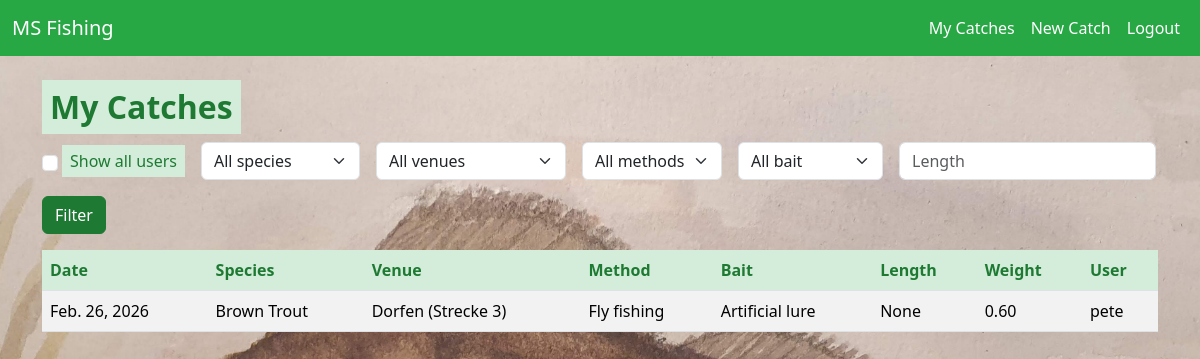
The app's page /catch/ (signed in), older data.
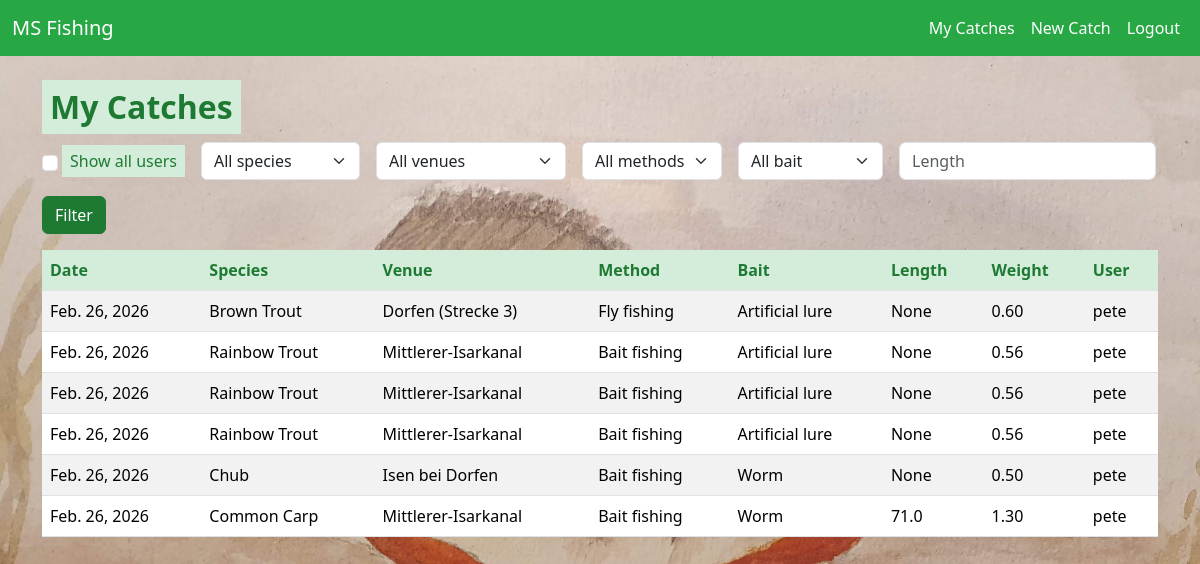
The same page, newer data.
### catch/models.py (models this page shows, shortened)
class Catch(models.Model):
    user = models.ForeignKey(settings.AUTH_USER_MODEL, on_delete=models.CASCADE)
    date = models.DateField()
    species = models.ForeignKey(Species, on_delete=models.PROTECT)
    venue = models.ForeignKey(Venue, on_delete=models.PROTECT)
    method = models.ForeignKey(Method, on_delete=models.PROTECT)
    bait = models.ForeignKey(Bait, on_delete=models.PROTECT)
    length = TolerantDecimalField(max_digits=4, decimal_places=1, blank=True, null=True)
    weight = models.DecimalField(max_digits=6, decimal_places=2, blank=True, null=True)
    class Meta:
        ordering = ['-date']

class Species(models.Model):
    name = models.CharField(max_length=50, unique=True)
    class Meta:
        ordering = ['name']

class Venue(models.Model):
    name = models.CharField(max_length=50, unique=True)
    class Meta:
        ordering = ['name']

class Method(models.Model):
    name = models.CharField(max_length=50, unique=True)
    class Meta:
        ordering = ['name']

class Bait(models.Model):
    name = models.CharField(max_length=50, unique=True)
    class Meta:
        ordering = ['name']

### catch/views.py (the view)
# urls.py: path('', CatchListView.as_view(), name='catch_list'),
class CatchListView(LoginRequiredMixin, ListView):
    model = Catch
    template_name = 'catch/catch_list.html'
    context_object_name = 'catches'
    paginate_by = 20
    def get_queryset(self):
        show_all = self.request.GET.get('all') == '1'
        if show_all:
            qs = Catch.objects.all()
        else:
            qs = Catch.objects.filter(user=self.request.user)
        species = self.request.GET.get('species')
        venue = self.request.GET.get('venue')
        method = self.request.GET.get('method')
        bait = self.request.GET.get('bait')
        length = self.request.GET.get('length')
        if species:
            qs = qs.filter(species_id=species)
        if venue:
            qs = qs.filter(venue_id=venue)
        if method:
            qs = qs.filter(method_id=method)
        if bait:
            qs = qs.filter(bait_id=bait)
        if length:
            try:
                qs = qs.filter(length=float(length))
            except (ValueError, TypeError):
                pass
        return qs
    def get_context_data(self, **kwargs):
        ctx = super().get_context_data(**kwargs)
        ctx['species_choices'] = Species.objects.all()
        ctx['venue_choices'] = Venue.objects.all()
        ctx['method_choices'] = Method.objects.all()
        ctx['bait_choices'] = Bait.objects.all()
        ctx['current_filters'] = {
            'species': self.request.GET.get('species', ''),
            'venue': self.request.GET.get('venue', ''),
            'method': self.request.GET.get('method', ''),
            'bait': self.request.GET.get('bait', ''),
            'length': self.request.GET.get('length', ''),
            'all': self.request.GET.get('all', ''),
        }
        ctx['show_all'] = self.request.GET.get('all') == '1'
        return ctx

### catch/context_processors.py (called while the page is built)
def random_background(request):
    if 'background' not in request.session:
        images_dir = os.path.join(settings.BASE_DIR, 'static', 'images', 'fishing')
        try:
            pics = [f for f in os.listdir(images_dir) if os.path.isfile(os.path.join(images_dir, f))]
        except FileNotFoundError:
            pics = []
        if pics:
            choice = random.choice(pics)
            request.session['background'] = f'images/fishing/{choice}'
    return {'random_bg': request.session.get('background', '')}

### catch/models.py (called while the page is built)
    def from_db_value(self, value, expression, connection):
        if value is None:
            return None
        try:
            return self.to_python(value)
        except (TypeError, InvalidOperation, ValueError):
            return None

### catch/templates/catch/catch_list.html (shortened to what this page needs)
{% extends 'base.html' %}
{% block content %}
<h2>{% if show_all %}All Catches{% else %}My Catches{% endif %}</h2>
<form method="get" class="row g-3 mb-3">
  <div class="col-auto d-flex align-items-center">
    <input type="checkbox" name="all" value="1" id="id_all" class="form-check-input" {% if current_filters.all == '1' %}checked{% endif %}>
    <label for="id_all" class="form-check-label ms-1">Show all users</label>
  </div>
  <div class="col-auto">
    <select name="species" class="form-select">
      <option value="">All species</option>
    </select>
  </div>
  <div class="col-auto">
    <select name="venue" class="form-select">
      <option value="">All venues</option>
    </select>
  </div>
  <div class="col-auto">
    <select name="method" class="form-select">
      <option value="">All methods</option>
    </select>
  </div>
  <div class="col-auto">
    <select name="bait" class="form-select">
      <option value="">All bait</option>
    </select>
  </div>
  <div class="col-auto">
    <input type="number" name="length" placeholder="Length" step="0.1" class="form-control" value="{{ current_filters.length }}">
  </div>
  <div class="col-auto">
    <button class="btn btn-primary" type="submit">Filter</button>
  </div>
</form>
<table class="table table-striped">
    <thead>
        <tr>
            <th>Date</th>
            <th>Species</th>
            <th>Venue</th>
            <th>Method</th>
            <th>Bait</th>
            <th>Length</th>
            <th>Weight</th>
            <th>User</th>
        </tr>
    </thead>
    <tbody>
        {% for catch in catches %}
        <tr>
            <td>{{ catch.date }}</td>
            <td>{{ catch.species.name }}</td>
            <td>{{ catch.venue.name }}</td>
            <td>{{ catch.method.name }}</td>
            <td>{{ catch.bait.name }}</td>
            <td>{{ catch.length }}</td>
            <td>{{ catch.weight }}</td>
            <td>{{ catch.user.username }}</td>
        </tr>
        {% empty %}
        <tr><td colspan="6">No catches recorded.</td></tr>
        {% endfor %}
    </tbody>
</table>
{% endblock %}

### templates/base.html (shortened to what this page needs)
<!DOCTYPE html>
<html lang="en">
<head>
    {% load static %}
    {% load django_bootstrap5 %}
    {% bootstrap_css %}
    <link rel="stylesheet" href="{% static 'css/site.css' %}">
</head>
<body{% if random_bg %} style="background-image: url('{% static random_bg %}');"{% endif %}>
<nav class="navbar navbar-expand-lg navbar-light">
  <div class="container-fluid">
    <a class="navbar-brand" href="{% url 'home' %}">MS Fishing</a>
    <div class="collapse navbar-collapse" id="navbarNav">
      <ul class="navbar-nav ms-auto">
        {% if user.is_authenticated %}
          <li class="nav-item"><a class="nav-link" href="{% url 'catch_list' %}">My Catches</a></li>
          <li class="nav-item"><a class="nav-link" href="{% url 'catch_new' %}">New Catch</a></li>
          <li class="nav-item">
            <form method="post" action="{% url 'logout' %}" class="nav-link p-0">
                <button type="submit" class="nav-link btn btn-link">Logout</button>
            </form>
          </li>
        {% else %}
          <li class="nav-item"><a class="nav-link" href="{% url 'login' %}">Login</a></li>
          <li class="nav-item"><a class="nav-link" href="{% url 'register' %}">Register</a></li>
        {% endif %}
      </ul>
    </div>
  </div>
</nav>
<div class="container mt-4 content">
    {% block content %}{% endblock %}
</div>
</body>
</html>

### static/css/site.css (style rules this page uses)
:root { --bs-primary: #28a745; --bs-secondary: #6c757d; --bs-success: #28a745; --header-color: #1e7a33; --bs-info: #17a2b8; --bs-warning: #ffc107; --bs-danger: #dc3545; --bs-light: #f8f9fa; --bs-dark: #343a40; }
html, body { height: 100%; margin: 0; padding: 0; }
body { background-color: #f4fef4; background-size: cover; background-repeat: no-repeat; background-position: center center; background-attachment: fixed; min-height: 100vh; }
.navbar { background-color: var(--bs-success) !important; }
.navbar .navbar-brand, .navbar .nav-link { color: #fff !important; }
.content label, .content .form-label, .content .form-check-label, .content .form-control-label { color: var(--header-color) !important; font-weight: 500; background-color: #d4edda !important; padding: 0.25rem 0.5rem !important; display: inline-block !important; }
.content h1, .content h2, .content h3, .content h4, .content h5, .content h6 { color: var(--header-color) !important; font-weight: 600; background-color: #d4edda !important; padding: 0.5rem !important; display: inline-block !important; }
.content th { color: var(--header-color) !important; font-weight: 600; background-color: #d4edda !important; padding: 0.5rem !important; }
.btn-primary { background-color: var(--header-color) !important; border-color: var(--header-color) !important; color: #fff !important; }

Row changes from the older to the newer data that the page shows:
added Catch: date "Feb. 26, 2026", species.name "Rainbow Trout", venue.name "Mittlerer-Isarkanal", method.name "Bait fishing", bait.name "Artificial lure", length "None", weight "0.56", user.username "pete"
added Catch: date "Feb. 26, 2026", species.name "Rainbow Trout", venue.name "Mittlerer-Isarkanal", method.name "Bait fishing", bait.name "Artificial lure", length "None", weight "0.56", user.username "pete"
added Catch: date "Feb. 26, 2026", species.name "Rainbow Trout", venue.name "Mittlerer-Isarkanal", method.name "Bait fishing", bait.name "Artificial lure", length "None", weight "0.56", user.username "pete"
added Catch: date "Feb. 26, 2026", species.name "Chub", venue.name "Isen bei Dorfen", method.name "Bait fishing", bait.name "Worm", length "None", weight "0.50", user.username "pete"
added Catch: date "Feb. 26, 2026", species.name "Common Carp", venue.name "Mittlerer-Isarkanal", method.name "Bait fishing", bait.name "Worm", length "71.0", weight "1.30", user.username "pete"
